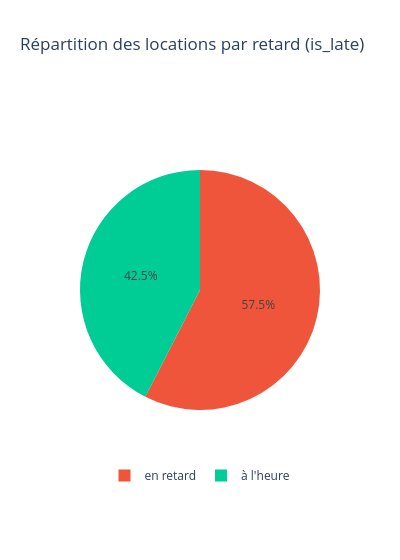

Notebook source saved alongside this figure:
### Code cell
is_late_counts = dfda.loc[~dfda['is_late'].isna(),'is_late'].value_counts(dropna=False).rename_axis('is_late').reset_index(name='count')
is_late_counts['is_late'] = is_late_counts['is_late'].astype('object').map({True: 'en retard', False: 'à l\'heure'}).fillna('inconnu')
print(is_late_counts)
is_late_colors = {'en retard': '#EF553B', 'à l\'heure': '#00CC96', 'inconnu': '#BAB0AC'}
fig = px.pie(
    is_late_counts, names='is_late', values='count', color='is_late',
    color_discrete_map=is_late_colors, title='Répartition des locations par retard (is_late)', width=400
)
fig.update_layout(legend=dict(orientation='h', yanchor='top', y=0.05, xanchor='center', x=0.5))
fig.show()

### Figure 1 — Plotly figure (JSON) as saved in the notebook; plotly's stock layout.template omitted (floating-point values rounded to 4 significant figures)
{"data": [{"customdata": [["en retard"], ["à l'heure"]], "domain": {"x": [0, 1], "y": [0, 1]}, "hovertemplate": "is_late=%{customdata[0]}<br>count=%{value}<extra></extra>", "labels": ["en retard", "à l'heure"], "legendgroup": "", "marker": {"colors": ["#EF553B", "#00CC96"]}, "name": "", "showlegend": true, "type": "pie", "values": [9404, 6942]}], "layout": {"legend": {"orientation": "h", "tracegroupgap": 0, "x": 0.5, "xanchor": "center", "y": 0.05, "yanchor": "top"}, "title": {"text": "Répartition des locations par retard (is_late)"}, "width": 400}}
